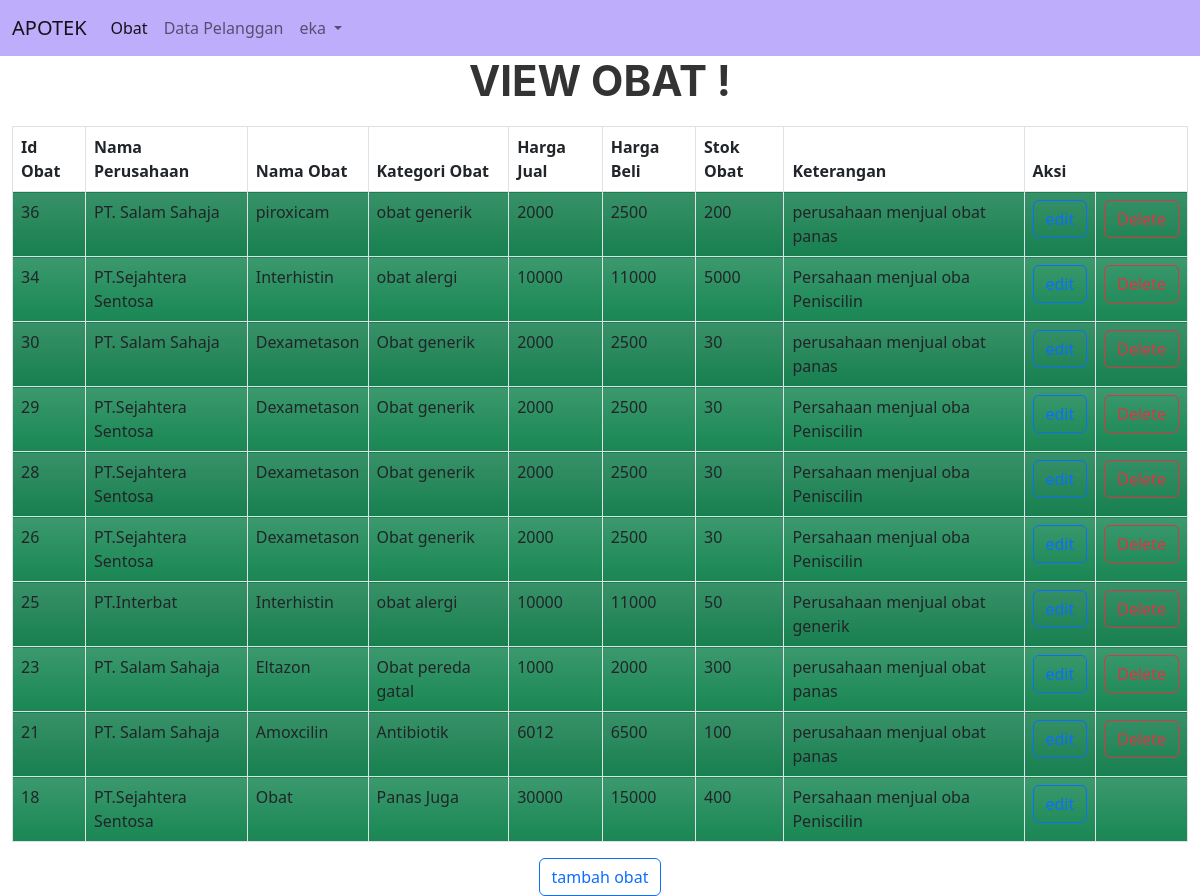
Page /Apotek2_Template/view/dashboard.php?page=obat (signed in) on the committed database.
### tables this page shows
CREATE TABLE `tb_obat` (
  `id_obat` int(4) NOT NULL,
  `id_supplier` int(4) NOT NULL,
  `namaobat` varchar(100) NOT NULL,
  `kategoriobat` varchar(50) NOT NULL,
  `hargajual` double NOT NULL,
  `hargabeli` double NOT NULL,
  `stok_obat` int(11) NOT NULL,
  `keterangan` text NOT NULL
);

CREATE TABLE `tb_supplier` (
  `id_supplier` int(4) NOT NULL,
  `perusahaan` varchar(100) NOT NULL,
  `telp` varchar(20) NOT NULL,
  `alamat` text NOT NULL,
  `keterangan` varchar(100) NOT NULL
);

### Apotek2_Template/view/view_obat.php (the view)
<center>
    <h1><b>VIEW OBAT !</b></h1>
    <div class="container-fluid">
        <table class="table table-striped table-fluid  table-hover table-bordered ">
            <thead>
                <tr>
                    <th>Id Obat</th>
                    <th>Nama Perusahaan</th>
                    <th>Nama Obat</th>
                    <th>Kategori Obat</th>
                    <th>Harga Jual</th>
                    <th>Harga Beli</th>
                    <th class=>Stok Obat</th>
                    <th>Keterangan</th>
                    <th colspan="2">Aksi</th>
                </tr>
            </thead>
            <?php
                $query = mysqli_query($koneksi, "SELECT * FROM tb_obat INNER JOIN tb_supplier USING(id_supplier) ORDER BY id_obat DESC");
                    while($baris = mysqli_fetch_assoc($query)){
                ?>
            <tr class="bg-success bg-gradient">
                <td><?= $baris['id_obat'];?></td>
                <td><?= $baris['perusahaan'];?></td>
                <td><?= $baris['namaobat'];?></td>
                <td><?= $baris['kategoriobat'];?></td>
                <td><?= $baris['hargajual'];?></td>
                <td><?= $baris['hargabeli'];?></td>
                <td><?= $baris['stok_obat'];?></td>
                <td><?= $baris['keterangan'];?></td>
                <td><a href="../update/edit_obat.php?idobat=<?= $baris['id_obat'];?>"
                        class="btn btn-outline-primary">edit</a></td>
                <?php
                    $idobat = $baris['id_obat'];
                    $hide_delete = mysqli_query($koneksi, "SELECT COUNT(*) as total FROM tb_obat INNER JOIN tb_detail_transaksi ON tb_obat.id_obat = tb_detail_transaksi.idobat WHERE tb_obat.id_obat = $idobat");
                    $cek = mysqli_fetch_row($hide_delete);
                    if($cek['0']==0){
                    ?>
                <td><a href="../delete/delete_obat.php?idobat=<?= $baris['id_obat'];?>"
                        class="btn btn-outline-danger">Delete</a></td>
                <?php
                    }else{
                        echo "<td></td>";
                    }
                    ?>
            </tr>
            <?php
                }
                ?>
        </table>
    </div>
    <a class="btn btn-outline-primary" href="../add/add_obat.php"> tambah obat</a>
</center>

### Apotek2_Template/template/header.php (shortened to what this page needs)
<!DOCTYPE html>
<html lang="en">
<head>
    <link href="https://cdn.jsdelivr.net/npm/bootstrap@5.2.3/dist/css/bootstrap.min.css" rel="stylesheet"
>
    <link rel="stylesheet" href="../css/uikit.min.css" />
    <link rel="stylesheet" href="view_obat.css">
</head>
<body>

### Apotek2_Template/template/navbar.php (shortened to what this page needs)
<nav class="navbar navbar-expand-lg bg-body-tertiary" style="background-color:#BEADFA ;">
    <div class="container-fluid">
        <a class="navbar-brand">APOTEK</a>
        <div class="collapse navbar-collapse" id="navbarNav">
            <ul class="navbar-nav">
                <li class="nav-item">
                    <a class="nav-link active" href="dashboard.php?page=obat"> Obat</a>
                </li>
                <li class="nav-item">
                    <a class="nav-link" href="dashboard.php?page=pelanggan">Data Pelanggan</a>
                </li>
                <li class="nav-item dropdown">
                    <a class="nav-link dropdown-toggle" href="#" role="button" data-bs-toggle="dropdown"
                        aria-expanded="false">
                        <?= $_SESSION['username']?>
                    </a>
                </li>
            </ul>
        </div>
    </div>
</nav>

### Apotek2_Template/view/dashboard.php (shortened to what this page needs)
<?php
include_once "../template/header.php";
include_once "../template/navbar.php";
switch ($_GET['page']) {
    case "obat":
        include_once "view_obat.php";
     break;
}
include_once "../template/footer.php";
?>

### Apotek2_Template/template/footer.php (shortened to what this page needs)
</body>
</html>

### rows in the picture
tb_obat: id_obat "36", id_supplier.perusahaan "PT. Salam Sahaja", namaobat "piroxicam", kategoriobat "obat generik", hargajual "2000", hargabeli "2500", stok_obat "200", id_supplier.keterangan "perusahaan menjual obat panas"
tb_obat: id_obat "34", id_supplier.perusahaan "PT.Sejahtera Sentosa", namaobat "Interhistin", kategoriobat "obat alergi", hargajual "10000", hargabeli "11000", stok_obat "5000", id_supplier.keterangan "Persahaan menjual oba Peniscilin"
tb_obat: id_obat "30", id_supplier.perusahaan "PT. Salam Sahaja", namaobat "Dexametason", kategoriobat "Obat generik", hargajual "2000", hargabeli "2500", stok_obat "30", id_supplier.keterangan "perusahaan menjual obat panas"
tb_obat: id_obat "29", id_supplier.perusahaan "PT.Sejahtera Sentosa", namaobat "Dexametason", kategoriobat "Obat generik", hargajual "2000", hargabeli "2500", stok_obat "30", id_supplier.keterangan "Persahaan menjual oba Peniscilin"
tb_obat: id_obat "28", id_supplier.perusahaan "PT.Sejahtera Sentosa", namaobat "Dexametason", kategoriobat "Obat generik", hargajual "2000", hargabeli "2500", stok_obat "30", id_supplier.keterangan "Persahaan menjual oba Peniscilin"
tb_obat: id_obat "26", id_supplier.perusahaan "PT.Sejahtera Sentosa", namaobat "Dexametason", kategoriobat "Obat generik", hargajual "2000", hargabeli "2500", stok_obat "30", id_supplier.keterangan "Persahaan menjual oba Peniscilin"
tb_obat: id_obat "25", id_supplier.perusahaan "PT.Interbat", namaobat "Interhistin", kategoriobat "obat alergi", hargajual "10000", hargabeli "11000", stok_obat "50", id_supplier.keterangan "Perusahaan menjual obat generik"
tb_obat: id_obat "23", id_supplier.perusahaan "PT. Salam Sahaja", namaobat "Eltazon", kategoriobat "Obat pereda gatal", hargajual "1000", hargabeli "2000", stok_obat "300", id_supplier.keterangan "perusahaan menjual obat panas"
tb_obat: id_obat "21", id_supplier.perusahaan "PT. Salam Sahaja", namaobat "Amoxcilin", kategoriobat "Antibiotik", hargajual "6012", hargabeli "6500", stok_obat "100", id_supplier.keterangan "perusahaan menjual obat panas"
tb_obat: id_obat "18", id_supplier.perusahaan "PT.Sejahtera Sentosa", namaobat "Obat", kategoriobat "Panas Juga", hargajual "30000", hargabeli "15000", stok_obat "400", id_supplier.keterangan "Persahaan menjual oba Peniscilin"

### other values in the picture
$_SESSION['username'] "eka"
